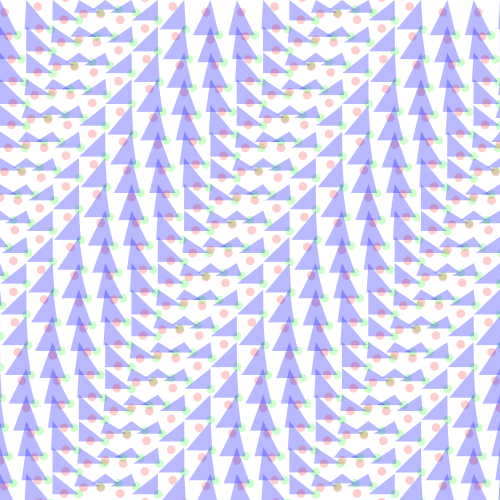
Frame 1 (no input)
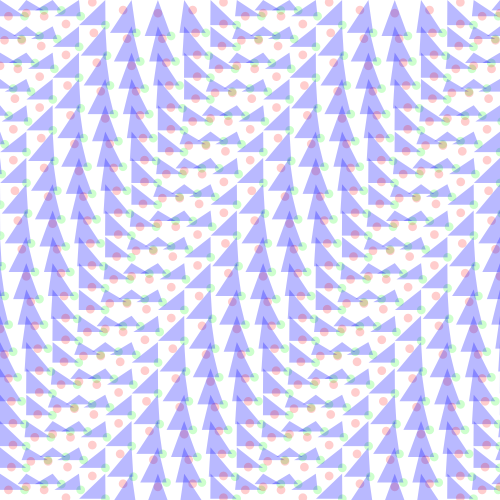
Frame 60 (the mouse pressed at the canvas centre just before this capture)
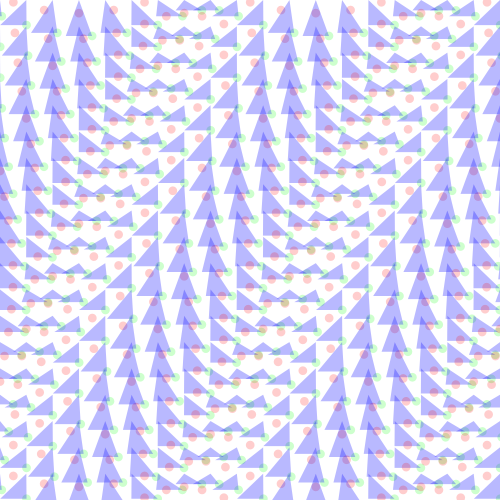
Frame 120 (the mouse held since frame 60 and released just before this capture)

The Processing sketch that drew these frames (run headless with seeded random() and noise(); from frame 60 on, the mouse is pressed at the canvas centre):

// Processing sketch: processing_151566
// ── processing_151566.pde

/*
 * Creative Coding
 * Week 2, 05 - Moving Patterns 1
 * by Indae Hwang and Jon McCormack
 * Copyright (c) 2014 Monash University
 *
 * This sketch builds on the previous sketches, drawing shapes based on the
 * current framerate. The movement of individual shapes combine to create a
 * gestalt field of motion. Use the arrow keys on your keyboard to change the
 * frame rate. 
 * 
 */

// variable used to store the current frame rate value
int frame_rate_value;

void setup() {
  size(500, 500);

  frame_rate_value = 9;
  frameRate(frame_rate_value);
  rectMode(CENTER);
  background(255);
}


void draw() {

  background(255);

  int num = 20; // default 20. Number of cells. Fewer = further apart
  int margin = 0; // default 0. Side margins, not top or bottom
  float gutter = 0; //default 0. Distance between each cell
  float cellsize = ( width - (2 * margin) - gutter * (num - 1) ) / (num - 1);

  int circleNumber = 0; // counter
  for (int i=0; i<num; i++) {
    for (int j=0; j<num; j++) {
      circleNumber = (i * num) + j; // different way to calculate the circle number from w2_04

      float tx = margin + cellsize * i + gutter * i;
      float ty = margin + cellsize * j + gutter * j;
      movingCircle(tx, ty, cellsize, circleNumber);
    }
  }
} //end of draw 


void movingCircle(float x, float y, float size, int circleNum) {

  float finalAngle;
  finalAngle = frameCount + circleNum;

  //the rotating angle for each tempX and tempY postion is affected by frameRate and angle;  
  float tempX = x + (size/2) * sin(PI / frame_rate_value * finalAngle); // sin
  float tempY = y + (size/2) * cos(PI / frame_rate_value * finalAngle); // cos
  float h = 0.5*sqrt(3)*size; // altitude of an equilateral triangle of side = size

  noStroke();
  fill(255,0,0,50);
  ellipse(tempX, tempY, size/3, size/3);
  fill(0,255,0,50);
  ellipse(tempX+(size/2), tempY+h, size/3, size/3);
  fill(0,0,255,70);
  triangle(x, y, tempX+(size/2), tempY+h, tempX-(size/2), tempY+h);
}


/*
 * keyReleased function
 *
 * called automatically by Processing when a keyboard key is released
 */
void keyReleased() {

  // right arrow -- increase frame_rate_value
  if (keyCode == RIGHT && frame_rate_value < 60) {
    frame_rate_value++;
  }

  // left arrow -- decrease frame_rate_value
  if ( keyCode == LEFT && frame_rate_value > 1) {
    frame_rate_value--;
  }

  // set the frameRate and print current value on the screen
  frameRate(frame_rate_value);
  println("Current frame Rate is: " + frame_rate_value);
}
